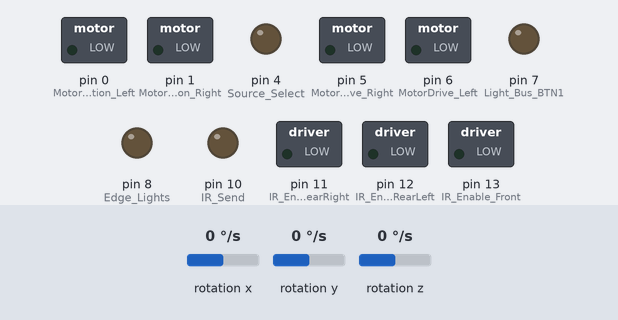
Bench run of a sketch on a simulated Arduino Uno, built with avr-gcc and run on an emulated ATmega328P. Parts: switched loads named in the sketch (green lamp = pin HIGH), output pins drawn as LEDs (lit = HIGH). Wiring (inferred from the names in the program): L3G4200D gyroscope at I2C address 0x6B. Inputs (shaded band) come from the test bench; at power-on: rotation z 0 °/s, rotation x 0 °/s, rotation y 0 °/s.

Above: at 0.1 s.
At 1.79 s:
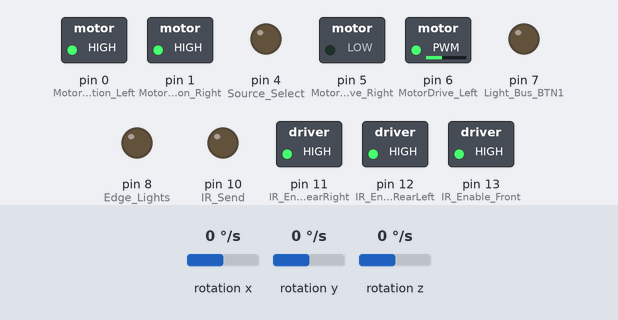
2.4 s: rotation z set to -192 °/s
At 4.7 s:
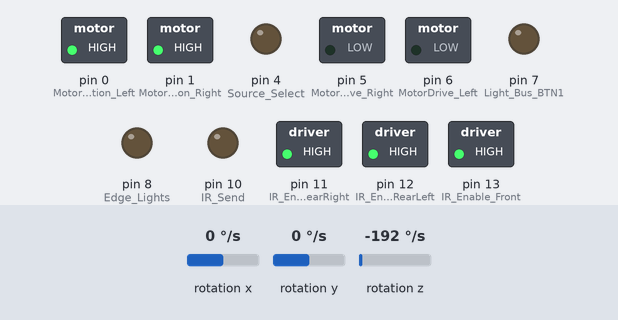
Timing chart, 0 to 6.2 s (numbered marks = the images above; inputs shaded):
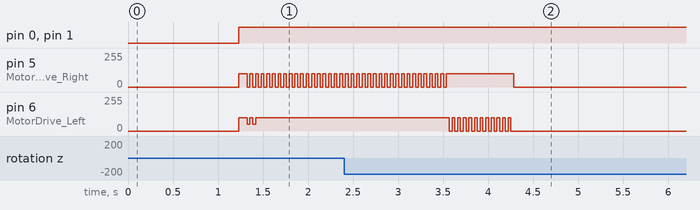

Measured:
- by itself, pin 6 (MotorDrive_Left): alternates 100/255 for 0.03 s and 0/255 for 0.03 s, 23 changes in all, then stays 0/255

The sketch:

wquade-lab01-old.ino
```cpp
#include <Adafruit_NeoPixel.h>
#include <Arduino_FreeRTOS.h>
#include "ci2c.h"

// ***************************************************
// Pin defines
// ***************************************************

#define Accel_Interrupt 2 //used by both Gyro and Accel chips.
#define Accel_Interrupt_Num 0 //pin2 is interrupt 0 on arduino uno board
#define MotorDirection_Right 1
#define MotorDirection_Left 0
#define MotorDrive_Left 6
#define MotorDrive_Right 5
//
#define Chirp 9 //tone(pin, frequency) and noTone(),  or tone(pin, frequency, duration). also look at toneAC library
#define Edge_Lights 8 //turn on IR_FRNT_LEFT_BTM and IR_FRNT_RGHT_BTM
#define _38kHz_Rx 3
#define LightSense_Rear 3 //AD3
#define Source_Select 4
#define LightSense_Left 2 //AD2 //Source_Select LOW=AMB_FRNT_LEFT, HIGH=EDGE_FRNT_LEFT
#define LightSense_Right 1 //AD1 //Source_Select LOW=AMB_FRNT_RIGHT, HIGH=EDGE_FRNT_RIGHT
#define MotorCapBattVolts 0 //AD0 //Source_Select LOW=motor capacitor, HIGH=battery
//
#define IR_Enable_Front 13
#define IR_Enable_RearLeft 12
#define IR_Enable_RearRight 11
#define IR_Send 10
//
#define Light_Bus_BTN1 7 //for 6 neo pixel RGB

// ***************************************************
// end Pin defines
// ***************************************************

// ***************************************************
// Begin Gyro registers
// ***************************************************

#define    L3GD20_REGISTER_WHO_AM_I             0x0F   // 11010100   r
#define   L3GD20_REGISTER_CTRL_REG1            0x20   // 00000111   rw
#define   L3GD20_REGISTER_CTRL_REG2            0x21   // 00000000   rw
#define   L3GD20_REGISTER_CTRL_REG3            0x22   // 00000000   rw
#define   L3GD20_REGISTER_CTRL_REG4            0x23   // 00000000   rw
#define   L3GD20_REGISTER_CTRL_REG5            0x24   // 00000000   rw
#define   L3GD20_REGISTER_REFERENCE            0x25   // 00000000   rw
#define   L3GD20_REGISTER_OUT_TEMP             0x26   //            r
#define   L3GD20_REGISTER_STATUS_REG           0x27   //            r
#define   L3GD20_REGISTER_OUT_X_L              0x28   //            r
#define   L3GD20_REGISTER_OUT_X_H              0x29   //            r
#define   L3GD20_REGISTER_OUT_Y_L              0x2A   //            r
#define   L3GD20_REGISTER_OUT_Y_H              0x2B   //            r
#define   L3GD20_REGISTER_OUT_Z_L              0x2C   //            r
#define   L3GD20_REGISTER_OUT_Z_H              0x2D   //            r
#define   L3GD20_REGISTER_FIFO_CTRL_REG        0x2E   // 00000000   rw
#define   L3GD20_REGISTER_FIFO_SRC_REG         0x2F   //            r
#define   L3GD20_REGISTER_INT1_CFG             0x30   // 00000000   rw
#define   L3GD20_REGISTER_INT1_SRC             0x31   //            r
#define   L3GD20_REGISTER_TSH_XH               0x32   // 00000000   rw
#define   L3GD20_REGISTER_TSH_XL               0x33   // 00000000   rw
#define   L3GD20_REGISTER_TSH_YH               0x34   // 00000000   rw
#define   L3GD20_REGISTER_TSH_YL               0x35   // 00000000   rw
#define   L3GD20_REGISTER_TSH_ZH               0x36   // 00000000   rw
#define   L3GD20_REGISTER_TSH_ZL               0x37   // 00000000   rw
#define   L3GD20_REGISTER_INT1_DURATION        0x38   // 00000000   rw

#define L3GD20_SENSITIVITY_250DPS  (0.00875F)      // Roughly 22/256 for fixed point match

#define   GYRO_ADDRESS  0x6B

// ***************************************************
// end Gyro registers
// ***************************************************

#define TURN_ANGLE    88 // 87 sometimes seems to work better, other times 88
#define CYCLES_SINCE_CORRECTION_THRESHOLD  100

// Semaphores
//SemaphoreHandle_t ledSemaphore; // Create an available semaphore for using LED hardware
//SemaphoreHandle_t motorSemaphore; // Create an available semaphore for using motor hardware

// Some global variables
bool isTurning = false; // These first two are used to keep track of if we're going straight or turning, defaults to straight.
bool isDrivingStraight = false;

bool isAvoidingObstacle = false; // Follow the avoidance code if this is true.
bool isObstacle = false; // Keep track of if there is an obstacle in the way
uint8_t cyclesSinceCorrectionLeft = 0;
uint8_t cyclesSinceCorrectionRight = 0;
uint8_t cyclesSinceCorrectionStraight = 0;

// Struct to hold PID controller parameters.
struct PID {
  int8_t kp;          // Proportional gain
  int8_t ki;          // Integral gain
  int8_t kd;          // Derivative gain
  int8_t integral;    // Growing integral value
  int8_t error;       // Previous error value for derivative
  int8_t dt;          // Run/sampling interval time/rate
  int8_t minimum;     // Minimum allowed output
  int8_t maximum;     // Maximum allowed output
};

typedef struct {
  int16_t angle; // degrees of desired heading
  uint8_t distance; // desired distance in centimeters
  bool isTurn;
} directionData;

// This is used in the control task to do maneuvers
int directionIndex = 0;
int16_t directionDataAngle;
uint8_t directionDataDistance;
directionData directions[8];

// These are for the drive straight task.
uint8_t straightLoopCounter = 0;
bool straightPush = true;

// Some global variables for gyroscope data
float gyroAngle = 0;
int16_t gyroDegrees = 0;
uint8_t gyroLoopCount = 0;

I2C_SLAVE gyro; // Gyroscope I2C object

// Define tasks
void TaskTurn(void *pvParameters); // Turn
void TaskDriveStraight(void *pvParameters); // Go straight
void TaskControl(void *pvParameters);   // Control the robot by triggering the other tasks.
void GyroTask(void *pvParameters); // Update gyroscope values

// Get the degrees from the gyro
int16_t MyGetDegrees() {
  //while(xSemaphoreTake(gyroSemaphore, (TickType_t) 10) == pdFALSE) {} // Wait on semaphore
  return (int16_t)(gyroAngle * 9.0); // This scale factor gets it to the angle in degrees in integer
  //xSemaphoreGive(gyroSemaphore); // Release the semaphore
}

// Read a byte over I2C, helper function
uint8_t i2cRead8(uint8_t reg) {
  uint8_t out[1];
  I2C_read(&gyro, reg, &out[0], 1); // read 1 byte at reg into out
  return out[0];
}

// Write a byte over I2C, helper function
void i2cWrite8(uint8_t reg, uint8_t value) {
  uint8_t in[1];
  in[0] = value;
  I2C_write(&gyro, reg, &in[0], 1); // write 1 byte from in into reg
}

// Check for obstacle based on PID controller corrections not moving, return true if obstacle, otherwise false.
bool checkForObstacle() {
  if(isAvoidingObstacle) {
    return false; // Already handling it, so no obstacle.
  }
  if(isObstacle) {
    return true;
  }
  if(cyclesSinceCorrectionStraight >= CYCLES_SINCE_CORRECTION_THRESHOLD ||
        cyclesSinceCorrectionLeft >= CYCLES_SINCE_CORRECTION_THRESHOLD ||
        cyclesSinceCorrectionRight >= CYCLES_SINCE_CORRECTION_THRESHOLD) {
    cyclesSinceCorrectionStraight = 0;
    cyclesSinceCorrectionLeft = 0;
    cyclesSinceCorrectionRight = 0;
    return true; // Obstacle
  }
  return false; // No obstacle
}

// Setup ringo stuff
void ringoSetup() {
  MyHardwareBegin();        //initialize Ringo's brain to work with his circuitry
  //RestartTimer();
  //NavigationBegin();
}

// Setup the tasks
void taskSetup() {
  // Create tasks

  xTaskCreate(
    TaskTurn, // task function
    (const portCHAR *)"Turn", // task name string
    95, // stack size
    NULL, // nothing
    2, // Priority, 0 is lowest
    NULL); // nothing

  xTaskCreate(
    TaskDriveStraight, // task function
    (const portCHAR *)"DriveStraight", // task name string
    110, // stack size
    NULL, // nothing
    1, // Priority, 0 is lowest
    NULL); // nothing

  xTaskCreate(
    TaskControl, // task function
    (const portCHAR *)"Control", // task name string
    145, // stack size
    NULL, // nothing
    3, // Priority, 0 is lowest
    NULL); // nothing

  xTaskCreate(
    TaskGyro, // task function
    (const portCHAR *)"Gyro", // task name string
    95, // stack size
    NULL, // nothing
    0, // Priority, 0 is lowest
    NULL); // nothing
}

// First run code
void setup(){
  // Initialize semaphores
  //vSemaphoreCreateBinary(ledSemaphore);
  //vSemaphoreCreateBinary(motorSemaphore);

  delay(1000); // Delay so that my hand can move away before gyro calibrates
  ringoSetup(); // Setup ringo stuff

  I2C_init(I2C_FM); // init I2C bus

  // Initialize the gyro
  //while(xSemaphoreTake(gyroSemaphore, (TickType_t) 10) == pdFALSE) {} // Wait on semaphore
  I2C_slave_init(&gyro, GYRO_ADDRESS, I2C_8B_REG);
  uint8_t id = i2cRead8(L3GD20_REGISTER_WHO_AM_I); // get ID, for testing
  i2cWrite8(L3GD20_REGISTER_CTRL_REG1, 0x0F); // Normal mode, enable all three channels
  i2cWrite8(L3GD20_REGISTER_CTRL_REG4, 0x00); // Make sure it's 250 dps resolution
  //xSemaphoreGive(gyroSemaphore); // Release the semaphore

  taskSetup(); // Setup the tasks
}

// Don't do anything here since the tasks do the work
void loop(){}

// task code
void TaskTurn(void *pvParameters) {
  (void) pvParameters;
   // Task setup here (like set a pin mode)
   // Task loop here
   while(1) { /* begin task loop */
    if(isTurning) { /* begin if turning 90 degrees */
      MySetPixelRGB( 4, 255, 0, 0); // Set the lights to red
      MySetPixelRGB( 5, 255, 0, 0);
      MyRefreshPixels();
      PID pid = (PID){.kp=3, .ki=0, .kd=100, .integral=0, .error=0, .dt=30, .minimum=-90, .maximum=90}; // setup the PID controller
      MyMotors(0,0); // Make sure the motors have stopped before doing anything (todo: maybe a small delay?)
      int16_t setHeading = directionDataAngle;

      //MySimpleGyroNavigation(); // Pull sensors
      int16_t currentHeading = MyGetDegrees();
      if(abs(abs(setHeading) - abs(currentHeading)) == 0) { // If we have reached set point, stop.
        MyMotors(0,0);
        isTurning = false; // Change modes
        MySetPixelRGB( 0, 0, 255, 0);
        MySetPixelRGB( 4, 0, 0, 0);
        MySetPixelRGB( 5, 0, 0, 0);
        MyRefreshPixels();
        return; // Leave
      }
      int16_t output = CalculatePID(setHeading, currentHeading, &pid); // Calculate the PID control value
      // I added a 12 offset to the PID output value, otherwise finishing the turn wouldn't happen since the motors would run at a speed that's too slow to turn.
      if(output > 0) { // Need to move right
        output = output + 12;
      } else if(output < 0) { // Need to move left
        output = output - 12;
      }
      MyMotors((int)output,-(int)output); // Drive motors with PID output value

    } /* end if turning 90 degrees */
    vTaskDelay(25 / portTICK_PERIOD_MS); // Schedule to run every 25ms (this runs when the task is idle, not turning)
   } /* end task loop */
}

// task code
void TaskDriveStraight(void *pvParameters) {
  (void) pvParameters;
   // Task setup here (like set a pin mode)
   // Task loop here
   uint8_t straightLoopCounter = 0;
   while(1) { /* begin task loop */
    if(isDrivingStraight) { /* begin if driving straight */
      MySetPixelRGB( 4, 0, 0, 255); // set the lights to green
      MySetPixelRGB( 5, 0, 0, 255);
      MyRefreshPixels();
      PID pid = (PID){.kp=50, .ki=0, .kd=0, .integral=0, .error=0, .dt=30, .minimum=-100, .maximum=100}; // setup the PID controller
      MyMotors(0,0); // Make sure the motors have stopped before doing anything (todo: maybe a small delay?)
      int16_t setHeading = directionDataAngle;

      //MySimpleGyroNavigation();  // Pull sensors
      int16_t currentHeading = MyGetDegrees();
      int16_t output = CalculatePID(setHeading, currentHeading, &pid); // Get control output
      int16_t headingDiff = currentHeading - setHeading; // Figure out if we need to move left or right, and control motors based on that
      // Runs the motors for 20ms at the control output value to drive towards the set point.
      if(straightPush) {
        straightPush = false;
        straightLoopCounter++; // Keep track of the number of straight driving runs, and change modes back to a turn after 80
        if(headingDiff == 0) {
          cyclesSinceCorrectionStraight = 0;
          cyclesSinceCorrectionLeft++;
          cyclesSinceCorrectionRight++;
          MySetPixelRGB( 3, 0, 0, 255);
          MyRefreshPixels();
        }
        MyMotors(100, 100);  // Drive the motor straight for 30ms to progress forward. The control part above will correct any errors
      } else {
        straightPush = true;
        if(headingDiff > 0) { // Left
          MyMotors(0,(int)abs(output));
          cyclesSinceCorrectionStraight++;
          cyclesSinceCorrectionLeft = 0;
          cyclesSinceCorrectionRight++;
          MySetPixelRGB( 3, 255, 0, 0);
          MyRefreshPixels();
          //vTaskDelay(30 / portTICK_PERIOD_MS);
        } else if(headingDiff < 0) { // Right
          MyMotors((int)abs(output), 0);
          cyclesSinceCorrectionStraight++;
          cyclesSinceCorrectionLeft++;
          cyclesSinceCorrectionRight = 0;
          MySetPixelRGB( 3, 0, 255, 0);
          MyRefreshPixels();
          //vTaskDelay(30 / portTICK_PERIOD_MS);
        } else {
          MyMotors(100, 100);
          cyclesSinceCorrectionStraight = 0;
          cyclesSinceCorrectionLeft++;
          cyclesSinceCorrectionRight++;
          MySetPixelRGB( 3, 0, 0, 255);
          MyRefreshPixels();
        }
      }

      isObstacle = checkForObstacle();

      // This can be used to control how long the sides of the square/rectangle are, at least sort of, it isn't quite perfect.
      // Originally I did a fixed run time before changing modes (in a third task), but had some issues with inconsistency from it sometimes being
      // stopped when it was turning right or left to correct the straight line driving, this guarantees that it always stops at the same spot,
      // and doesn't require that I disable interrupts or anything.
      MySetPixelRGB( 4, 0, straightLoopCounter, 0);
      if(straightLoopCounter == directionDataDistance) {
        straightLoopCounter = 0;
        MyMotors(0,0);
        MySetPixelRGB( 3, 0, 0, 0);
        MySetPixelRGB( 4, 0, 0, 0);
        MySetPixelRGB( 5, 0, 0, 0);
        MyRefreshPixels();
        isDrivingStraight = false; // Change modes
      }
    } /* end if driving straight */
    vTaskDelay(30 / portTICK_PERIOD_MS); // Schedule to run every 30ms (this runs when the task is idle, not going straight)
   } /* end task loop */
}

// task code
void TaskControl(void *pvParameters) {
  (void) pvParameters;
   // Task setup here (like set a pin mode)
   // Task loop here
   int directionIndex = 0;
   while(1) { /* begin task loop */

    if(isDrivingStraight || isTurning) { // Wait for the straight or turn task to do its thing
      return; // Nothing to do if the other tasks are doing their thing
    }

    if(!isObstacle && !isAvoidingObstacle) { // If no obstacle, go straight (to reach goal)
      //Serial.println("Straight");
      directionDataAngle = 0;
      directionDataDistance = 50;
      isTurning = false;
      isDrivingStraight = true;
    } else if(isObstacle && !isAvoidingObstacle) { // Try to go around obstacle.
      //Serial.println("Setup avoidance");
      //MySimpleGyroNavigation();  // Pull sensors
      int16_t currentHeading = MyGetDegrees();
      // todo: might want to back up too
      //Motors(-100, -100);
      //vTaskDelay(250 / portTICK_PERIOD_MS);
      MyMotors(0, 0);
      directions[0] = (directionData){.angle=currentHeading+90, .distance=0, .isTurn=true}; // turn 90 degrees
      directions[1] = (directionData){.angle=currentHeading+90, .distance=50, .isTurn=false}; // straight 50
      directions[2] = (directionData){.angle=currentHeading, .distance=0, .isTurn=true}; // turn -90
      directions[3] = (directionData){.angle=currentHeading, .distance=50, .isTurn=false}; // straight 50
      directions[4] = (directionData){.angle=currentHeading-90, .distance=0, .isTurn=true}; // turn -90
      directions[5] = (directionData){.angle=currentHeading-90, .distance=50, .isTurn=false}; // straight 50
      directions[6] = (directionData){.angle=currentHeading, .distance=0, .isTurn=true}; // turn 90 degrees
      directions[7] = (directionData){.angle=0, .distance=0, .isTurn=false}; // stop
      directionIndex = 0;
      isAvoidingObstacle = true;
      MyMotors(-100, -100); // Back up
    }

    if(isAvoidingObstacle) {
      //Serial.println("Avoiding");
      // Get the next direction
      MyMotors(0, 0);
      directionDataAngle = directions[directionIndex].angle;
      directionDataDistance = directions[directionIndex].distance;
      isTurning = directions[directionIndex].isTurn;
      isDrivingStraight = !isTurning;
      if(directionDataAngle == 0 && directionDataDistance == 0) { // stop condition
        isAvoidingObstacle = false;
        isObstacle = false;
        isTurning = false;
        isDrivingStraight = false;
      }
      directionIndex++;
      MySetPixelRGB( 0, 0, 0, 0);
      MyRefreshPixels();
    }


    vTaskDelay(20 / portTICK_PERIOD_MS); // Schedule to run every 20ms
   }
}

// task code
void TaskGyro(void *pvParameters) {
  (void) pvParameters;
   // Task setup here (like set a pin mode)
   // Task loop here
   while(1) { /* begin task loop */
    // Roughly 500us run time
    uint8_t xhi, xlo, ylo, yhi, zlo, zhi;
    uint8_t out[6];
    float gyroValue = 0;
    //while(xSemaphoreTake(gyroSemaphore, (TickType_t) 10) == pdFALSE) {} // Wait on semaphore
    I2C_read(&gyro, (L3GD20_REGISTER_OUT_X_L | 0x80), &out[0], 6); // read six bytes for position data
    zlo = out[4];
    zhi = out[5];
    gyroValue = (int16_t)(zlo | (zhi << 8)) * L3GD20_SENSITIVITY_250DPS; // scale the value
    gyroAngle += gyroValue / 100.0; // integrate the value
    gyroLoopCount++;
    if(gyroLoopCount > 16) { // Handle drift, not perfect, but better than nothing
      gyroLoopCount = 0;
      gyroAngle -= 0.01;
    }
    //xSemaphoreGive(gyroSemaphore); // Release the semaphore

    vTaskDelay(10 / portTICK_PERIOD_MS); // Schedule to run every 10ms
   }
}
```

Source omitted: MyMotor.ino (827 bytes), MyPixel.ino (1183 bytes), MyRingo.ino (948 bytes), PID.ino (1048 bytes), ci2c.c (24491 bytes), ci2c.h (6634 bytes)
